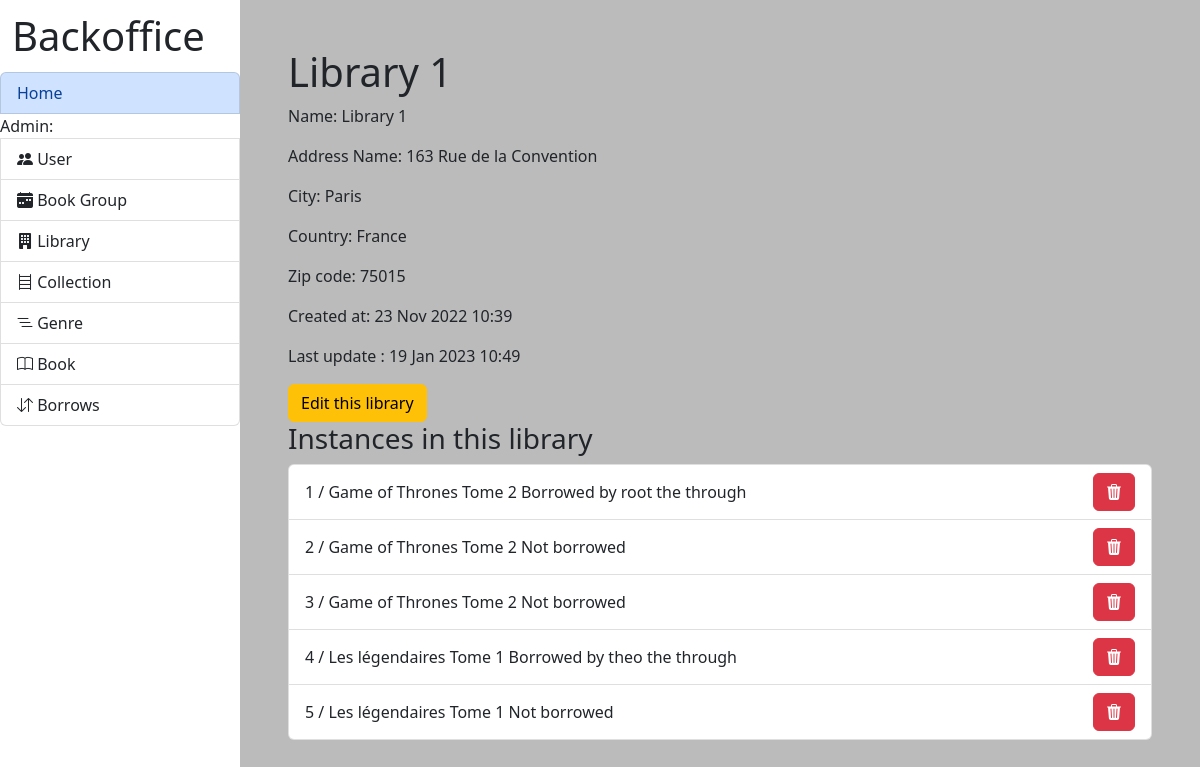
Page /lib/admin/library/page/1/ on the committed database.
### lib/models.py (models this page shows)
class Library(models.Model):
    name = models.CharField(max_length=200)
    address_name = models.TextField(max_length=500)
    address_city = models.TextField(max_length=500)
    address_country = models.TextField(max_length=500)
    address_zip_code = models.TextField(max_length=500)
    creation_date = models.DateTimeField(auto_now_add=True)
    modification_date = models.DateTimeField(auto_now=True)

class InstanceBook(models.Model):
    id_user = models.ForeignKey(User, on_delete=models.RESTRICT, null=True)
    id_books = models.ForeignKey(Books, on_delete=models.CASCADE)
    id_library = models.ForeignKey(Library, on_delete=models.CASCADE)
    borrowing_date = models.DateField(null=True, blank=True)
    max_date = models.DateField(null=True, blank=True)
    status = models.IntegerField(default=0)

class Books(models.Model):
    collection = models.ForeignKey(Collection, on_delete=models.RESTRICT)
    genre = models.ForeignKey(Genre, on_delete=models.RESTRICT)
    title = models.CharField(max_length=200)
    author = models.CharField(max_length=200)
    url_image = models.CharField(max_length=500)
    publisher = models.CharField(max_length=200)
    creation_date = models.DateTimeField(auto_now_add=True)
    modification_date = models.DateTimeField(auto_now=True)

### lib/views.py (the view)
# urls.py: path('admin/library/page/<int:id>/', views.library_page_admin, name='library_page_admin'), #admin, bookseller
def library_page_admin(request, id):
    if request.user.is_authenticated and UserData.objects.get(user=request.user).role not in ['admin', 'bookseller']:
        messages.error(request, '403, Access denied')
        return redirect('index')
    lib = Library.objects.get(pk=id)
    return render(request, "admin/library/library_page.html", { 'lib': lib })

### library/context_processors.py (called while the page is built)
def extras(request):
    libraries = Library.objects.all()
    genre = Genre.objects.all()
    collection = Collection.objects.all()
    users = User.objects.all().order_by('-date_joined')
    userdata = UserData.objects.all()
    books = Books.objects.all()
    instances = InstanceBook.objects.all()
    lecture_group = LectureGroup.objects.all()
    lecturer = Lecturer.objects.all()
    forum = Forum.objects.all()
    return {
        'context_libraries': libraries,
        'context_genre': genre,
        'context_collection': collection,
        'context_users': users,
        'context_user_data': userdata,
        'context_books': books,
        'context_instances': instances,
        'context_lecture_group': lecture_group,
        'context_lecturer': lecturer,
        'context_forums': forum,
    }

### lib/templates/admin/library/library_page.html (shortened to what this page needs)
{% extends 'admin/index.html' %}
{% block content %}
    {% load permission_tags %}
    <h1>{{ lib.name }}</h1>
    <p>Name: {{ lib.name }}</p>
    <p>Address Name: {{ lib.address_name }}</p>
    <p>City: {{ lib.address_city }}</p>
    <p>Country: {{ lib.address_country }}</p>
    <p>Zip code: {{ lib.address_zip_code }}</p>
    <p>Created at: {{ lib.creation_date |date:"d M Y h:i" }}</p>
    <p>Last update : {{ lib.modification_date |date:"d M Y h:i" }}</p>
    <a class="btn btn-warning" href="{% url 'edit_library_admin' lib.pk %}" role="button">
        Edit this library
    </a>
    <h3>Instances in this library</h3>
    {% if context_instances %}
        <ul class="list-group">
            {% for ins in context_instances %}
                <li class="list-group-item d-flex justify-content-between align-items-center">
                    {{ ins.pk }} / {{ ins.id_books.title }}
                    {% if ins.status == 0 %}
                        Not borrowed
                    {% else %}
                        Borrowed by {{ ins.id_user.username }}
                        the {{ inst.borrowing_date|date:"d M Y" }}
                        through {{ inst.max_date|date:"d M Y" }}
                    {% endif %}
                    <a class="btn btn-danger" href="{% url 'delete_instance_admin' ins.pk %}" role="button">
                        <i class="bi bi-trash3-fill"></i>
                    </a>
                </li>
            {% endfor %}
        </ul>
    {% endif %}
{% endblock content %}

### rows in the picture
Library: name "Library 1", address_name "163 Rue de la Convention", address_city "Paris", address_country "France", address_zip_code "75015", creation_date "23 Nov 2022 10:39", modification_date "19 Jan 2023 10:49"
InstanceBook: pk "1", id_books "Game of Thrones Tome 2", id_user.username "root"
InstanceBook: pk "2", id_books "Game of Thrones Tome 2", status "Not borrowed"
InstanceBook: pk "3", id_books "Game of Thrones Tome 2", status "Not borrowed"
InstanceBook: pk "4", id_books "Les légendaires Tome 1", id_user.username "theo"
InstanceBook: pk "5", id_books "Les légendaires Tome 1", status "Not borrowed"
